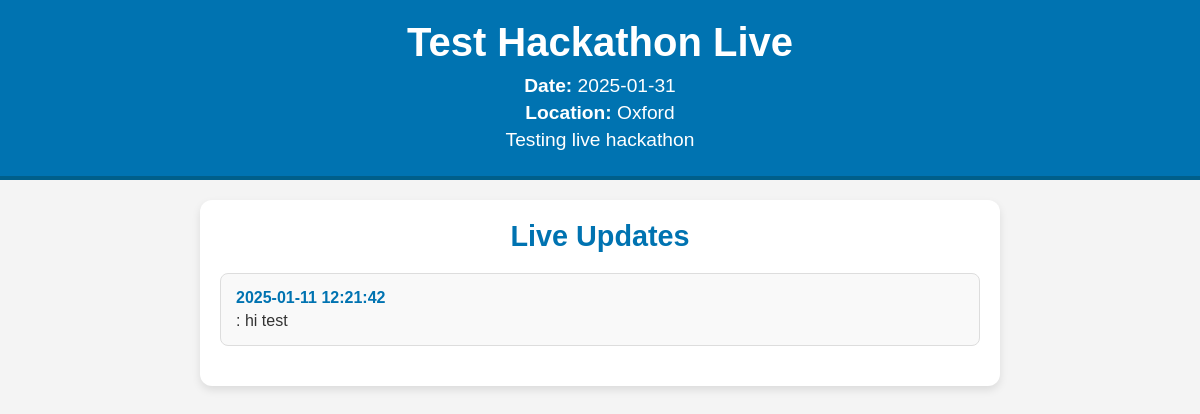
/hackathon/55/updates, run on an earlier commit of the app's database.
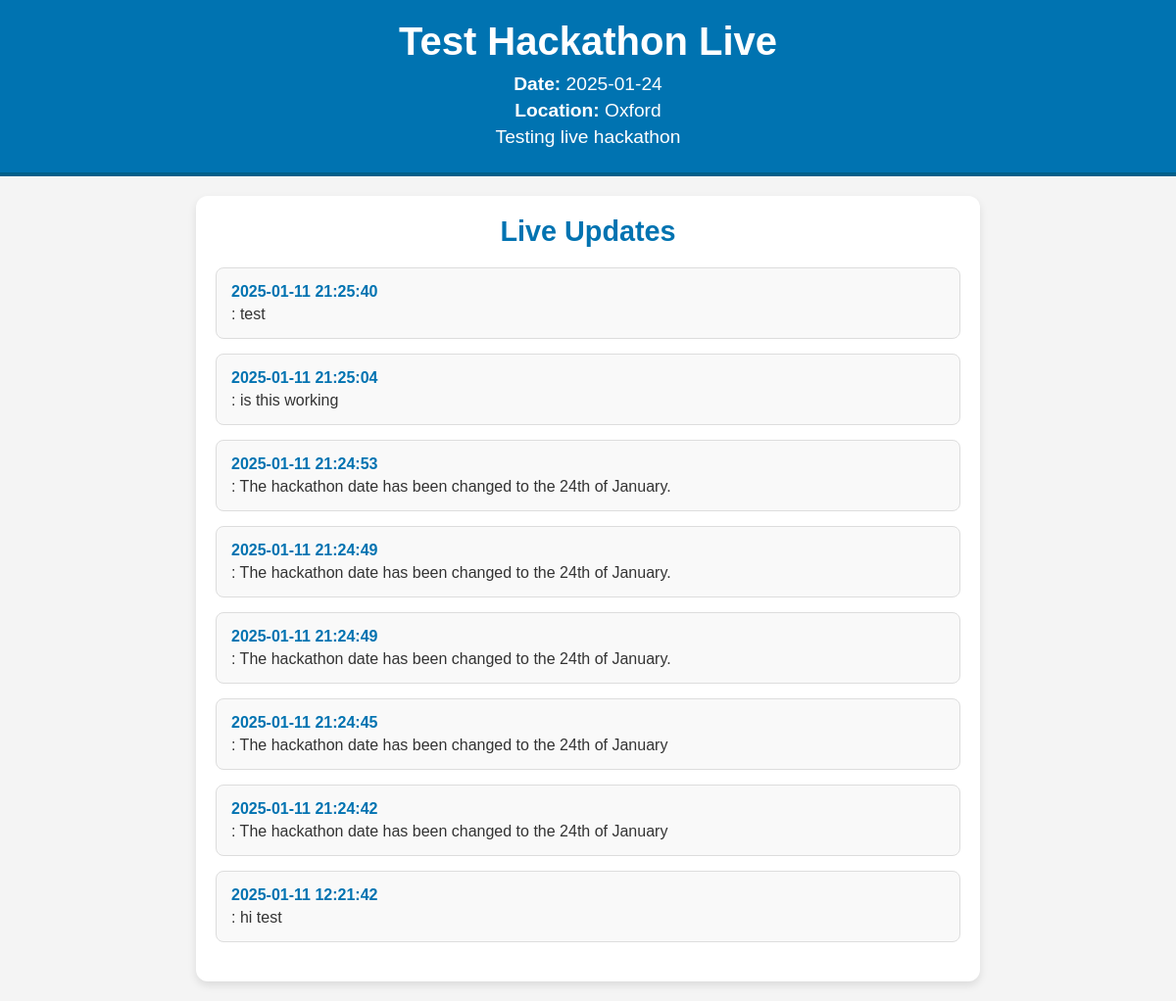
And on a later commit of the database.
### tables this page shows
CREATE TABLE hackathons (
    id INTEGER PRIMARY KEY AUTOINCREMENT,
    title TEXT NOT NULL,
    description TEXT NOT NULL,
    date TEXT NOT NULL,
    location TEXT NOT NULL
, max_participants INTEGER DEFAULT 0, current_participants INTEGER DEFAULT 0, created_by TEXT);

CREATE TABLE hackathon_updates (
    id INTEGER PRIMARY KEY AUTOINCREMENT,
    hackathon_id INTEGER NOT NULL,
    content TEXT NOT NULL,
    created_at DATETIME DEFAULT CURRENT_TIMESTAMP,
    FOREIGN KEY (hackathon_id) REFERENCES hackathons(id)
);

### app.py (the view)
@app.route('/hackathon/<int:hackathon_id>/updates')
def hackathon_page(hackathon_id):
    hackathon = query_db("SELECT * FROM hackathons WHERE id = ?", [hackathon_id], one=True)
    updates = query_db("SELECT * FROM hackathon_updates WHERE hackathon_id = ? ORDER BY created_at DESC", [hackathon_id])
    if not hackathon:
        return "Hackathon not found", 404
    return render_template('updates.html', hackathon=hackathon, updates=updates, is_creator=(hackathon['created_by'] == session.get('username')))

### app.py (called while the page is built)
def get_db():
     db = sqlite3.connect('database.sqlite')
     db.row_factory = sqlite3.Row
     return db

def query_db(query, args=(), one=False):
     cur = get_db().execute(query, args)
     rv = cur.fetchall()
     cur.close()
     return (rv[0] if rv else None) if one else rv

### templates/updates.html (shortened to what this page needs)
<!DOCTYPE html>
<html lang="en">
<head>
    <link rel="stylesheet" href="{{ url_for('static', filename='css/updates.css') }}">
</head>
<body>
    <header>
        <h1>{{ hackathon.title }}</h1>
        <p><strong>Date:</strong> {{ hackathon.date }}</p>
        <p><strong>Location:</strong> {{ hackathon.location }}</p>
        <p>{{ hackathon.description }}</p>
    </header>
    <section>
        <h2>Live Updates</h2>
        <div id="updates-container">
            <ul id="updates-list">
                {% for update in updates %}
                <li><strong>{{ update.created_at }}</strong>: {{ update.content }}</li>
                {% endfor %}
            </ul>
        </div>
    </section>
</body>
</html>

### static/css/updates.css (style rules this page uses)
* { margin: 0; padding: 0; box-sizing: border-box; }
body { font-family: "Montserrat", sans-serif; font-weight: 400; background-color: #f4f4f4; color: #333; }
header { text-align: center; padding: 20px; background-color: #0073b1; color: white; border-bottom: 4px solid #005f8a; }
header h1 { font-size: 2.5rem; margin-bottom: 10px; }
header p { font-size: 1.2rem; margin: 5px 0; }
section { margin: 20px auto; width: 90%; max-width: 800px; background-color: white; padding: 20px; border-radius: 12px; box-shadow: 0 4px 8px rgba(0, 0, 0, 0.1); }
section h2 { text-align: center; color: #0073b1; margin-bottom: 20px; font-size: 1.8rem; font-weight: bold; }
#updates-container { margin-bottom: 20px; }
#updates-list { list-style: none; padding: 0; }
#updates-list li { margin-bottom: 15px; padding: 15px; border: 1px solid #ddd; border-radius: 8px; background-color: #f9f9f9; transition: transform 0.3s ease, box-shadow 0.3s ease; }
#updates-list li strong { color: #0073b1; display: block; margin-bottom: 5px; }

What changed in the data, as far as the page shows it:
changed hackathons "Test Hackathon Live": date "2025-01-31" → "2025-01-24"
added hackathon_updates: created_at "2025-01-11 21:25:40", content "test"
added hackathon_updates: created_at "2025-01-11 21:25:04", content "is this working"
added hackathon_updates: created_at "2025-01-11 21:24:53", content "The hackathon date has been changed to the 24th of January."
added hackathon_updates: created_at "2025-01-11 21:24:49", content "The hackathon date has been changed to the 24th of January."
added hackathon_updates: created_at "2025-01-11 21:24:49", content "The hackathon date has been changed to the 24th of January."
added hackathon_updates: created_at "2025-01-11 21:24:45", content "The hackathon date has been changed to the 24th of January"
added hackathon_updates: created_at "2025-01-11 21:24:42", content "The hackathon date has been changed to the 24th of January"
